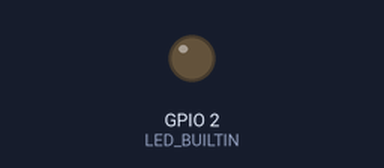
This program was run on a simulated ESP32. Parts: output pins drawn as LEDs (lit = HIGH). WiFi joins after 1.5 s; servers stay silent unless stated; what the program prints to the serial monitor is not drawn.

Above: at 0.1 s.
At 1.6 s:
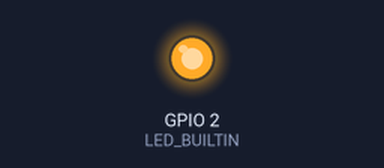
Timing chart, 0 to 3.1 s (numbered marks = the images above):
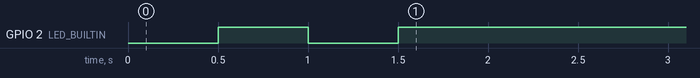

The program:

main.cpp
```cpp
#include<WiFi.h>

#define WIFI_STA_NAME "Easy_AES"
#define WIFI_STA_PASS "29062007"

void setup() {
  Serial.begin(115200);
  pinMode(LED_BUILTIN, OUTPUT);

  Serial.println();
  Serial.println();
  Serial.print("Connecting to ");
  Serial.println(WIFI_STA_NAME);

  WiFi.mode(WIFI_STA);
  WiFi.begin(WIFI_STA_NAME, WIFI_STA_PASS);

  while (WiFi.status() != WL_CONNECTED) {
    delay(500);
    Serial.print(".");
    digitalWrite(LED_BUILTIN, !digitalRead(LED_BUILTIN));
  }

  digitalWrite(LED_BUILTIN, HIGH);
  Serial.println("");
  Serial.println("WiFi connected");
  Serial.println("IP address: ");
  Serial.println(WiFi.localIP());
}

void loop() { }
```
